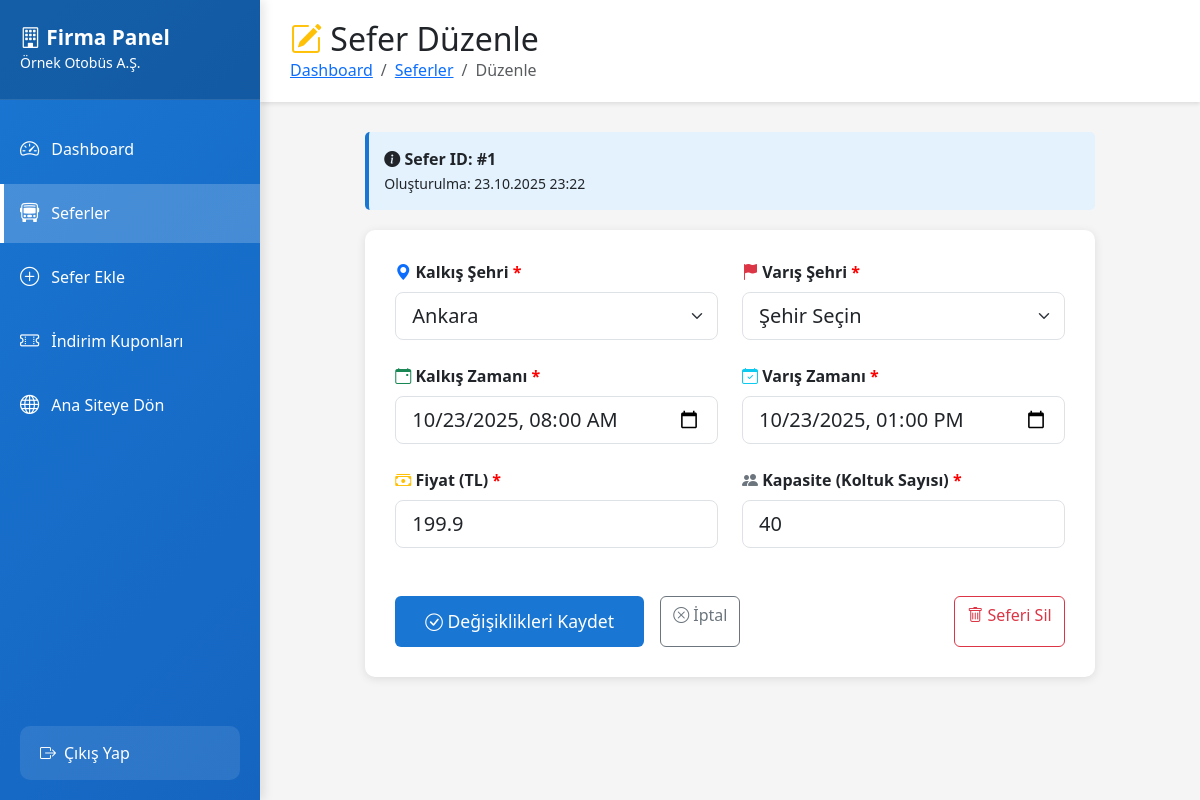
The page /company-admin/edit-trip.php?id=1 (signed in) on the database its author committed.
### tables this page shows
CREATE TABLE Bus_Company (
    id INTEGER PRIMARY KEY AUTOINCREMENT,
    name TEXT UNIQUE NOT NULL,
    logo_path TEXT,
    created_at TIMESTAMP DEFAULT (datetime('now', 'localtime'))
);

CREATE TABLE "Trips" (
	"id"	INTEGER,
	"company_id"	INTEGER NOT NULL,
	"destination_city"	TEXT NOT NULL,
	"arrival_time"	DATETIME NOT NULL,
	"departure_time"	DATETIME NOT NULL,
	"departure_city"	TEXT NOT NULL,
	"price"	INTEGER NOT NULL,
	"capacity"	INTEGER NOT NULL,
	"created_date"	TIMESTAMP DEFAULT (datetime('now', 'localtime')),
	PRIMARY KEY("id" AUTOINCREMENT),
	FOREIGN KEY("company_id") REFERENCES "Bus_Company"("id")
);

### includes/functions.php (called while the page is built, shortened)
<?php
function formatDateTime($dateStr) {
    try {
        $d = new DateTime($dateStr);
        return $d->format('d.m.Y H:i');
    } catch (Exception $e) {
        return $dateStr;
    }
}
?>

### public/company-admin/edit-trip.php (the view, shortened to what this page needs)
<?php
require_once '../../includes/db.php';
require_once '../../includes/functions.php';
$company_id = $_SESSION['company_id'];
$stmt = $db->prepare("SELECT * FROM Bus_Company WHERE id = ?");
$stmt->execute([$company_id]);
$company = $stmt->fetch(PDO::FETCH_ASSOC);
$trip_id = intval($_GET['id']);
$stmt = $db->prepare("SELECT * FROM Trips WHERE id = ? AND company_id = ?");
$stmt->execute([$trip_id, $company_id]);
$trip = $stmt->fetch(PDO::FETCH_ASSOC);
$departure_for_input = date('Y-m-d\TH:i', strtotime($trip['departure_time']));
$arrival_for_input = date('Y-m-d\TH:i', strtotime($trip['arrival_time']));
$cities = [
    'İstanbul', 'Ankara', 'İzmir', 'Antalya', 'Bursa',
    'Adana', 'Gaziantep', 'Konya', 'Kayseri', 'Mersin',
    'Eskişehir', 'Diyarbakır', 'Samsun', 'Denizli', 'Trabzon',
    'Balıkesir', 'Malatya', 'Erzurum', 'Van', 'Batman',
    'Elazığ', 'Kocaeli', 'Manisa', 'Tekirdağ', 'Aydın'
];
sort($cities);
?>
<!DOCTYPE html>
<html lang="tr">
<head>
    <link href="https://cdn.jsdelivr.net/npm/bootstrap@5.3.0/dist/css/bootstrap.min.css" rel="stylesheet">
    <link href="https://cdn.jsdelivr.net/npm/bootstrap-icons@1.10.0/font/bootstrap-icons.css" rel="stylesheet">
</head>
<body>
    <div class="sidebar">
        <div class="sidebar-header">
            <h4><i class="bi bi-building"></i> Firma Panel</h4>
            <small><?php echo htmlspecialchars($company['name']); ?></small>
        </div>
        <ul class="sidebar-menu">
            <li>
                <a href="index.php">
                    <i class="bi bi-speedometer2"></i>
                    <span>Dashboard</span>
                </a>
            </li>
            <li>
                <a href="trips.php" class="active">
                    <i class="bi bi-bus-front"></i>
                    <span>Seferler</span>
                </a>
            </li>
            <li>
                <a href="add-trip.php">
                    <i class="bi bi-plus-circle"></i>
                    <span>Sefer Ekle</span>
                </a>
            </li>
            <li>
                <a href="coupons.php">
                    <i class="bi bi-ticket-perforated"></i>
                    <span>İndirim Kuponları</span>
                </a>
            </li>
            <li>
                <a href="../index.php">
                    <i class="bi bi-globe"></i>
                    <span>Ana Siteye Dön</span>
                </a>
            </li>
        </ul>
        <div class="logout-section">
            <a href="logout.php">
                <i class="bi bi-box-arrow-right me-2"></i>
                <span>Çıkış Yap</span>
            </a>
        </div>
    </div>
    <div class="main-content">
        <div class="top-bar">
            <h2 class="mb-0">
                <i class="bi bi-pencil-square text-warning"></i> Sefer Düzenle
            </h2>
            <nav aria-label="breadcrumb">
                <ol class="breadcrumb mb-0">
                    <li class="breadcrumb-item"><a href="index.php">Dashboard</a></li>
                    <li class="breadcrumb-item"><a href="trips.php">Seferler</a></li>
                    <li class="breadcrumb-item active">Düzenle</li>
                </ol>
            </nav>
        </div>
        <div class="row">
            <div class="col-md-10 mx-auto">
                <div class="info-box">
                    <i class="bi bi-info-circle-fill"></i>
                    <strong>Sefer ID: #<?php echo $trip['id']; ?></strong>
                    <br>
                    <small>
                        Oluşturulma: <?php echo formatDateTime($trip['created_date']); ?>
                    </small>
                </div>
                <div class="form-card">
                    <form method="POST" action="">
                        <div class="row">
                            <div class="col-md-6 mb-4">
                                <label class="form-label fw-bold">
                                    <i class="bi bi-geo-alt-fill text-primary"></i>
                                    Kalkış Şehri <span class="required">*</span>
                                </label>
                                <select class="form-select form-select-lg" name="departure_city" required>
                                    <?php foreach ($cities as $city): ?>
                                        <option value="<?php echo $city; ?>" <?php echo ($trip['departure_city'] === $city) ? 'selected' : ''; ?>>
                                            <?php echo $city; ?>
                                        </option>
                                    <?php endforeach; ?>
                                </select>
                            </div>
                            <div class="col-md-6 mb-4">
                                <label class="form-label fw-bold">
                                    <i class="bi bi-flag-fill text-danger"></i>
                                    Varış Şehri <span class="required">*</span>
                                </label>
                                <select class="form-select form-select-lg" name="destination_city" required>
                                    <option value="">Şehir Seçin</option>
                                </select>
                            </div>
                            <div class="col-md-6 mb-4">
                                <label class="form-label fw-bold">
                                    <i class="bi bi-calendar-event text-success"></i>
                                    Kalkış Zamanı <span class="required">*</span>
                                </label>
                                <input
                                    type="datetime-local"
                                    class="form-control form-control-lg"
                                    name="departure_time"
                                    value="<?php echo $departure_for_input; ?>"
                                    required
                                >
                            </div>
                            <div class="col-md-6 mb-4">
                                <label class="form-label fw-bold">
                                    <i class="bi bi-calendar-check text-info"></i>
                                    Varış Zamanı <span class="required">*</span>
                                </label>
                                <input
                                    type="datetime-local"
                                    class="form-control form-control-lg"
                                    name="arrival_time"
                                    value="<?php echo $arrival_for_input; ?>"
                                    required
                                >
                            </div>
                            <div class="col-md-6 mb-4">
                                <label class="form-label fw-bold">
                                    <i class="bi bi-cash-stack text-warning"></i>
                                    Fiyat (TL) <span class="required">*</span>
                                </label>
                                <input
                                    type="number"
                                    class="form-control form-control-lg"
                                    name="price"
                                    placeholder="Örn: 250.00"
                                    step="0.01"
                                    min="1"
                                    value="<?php echo $trip['price']; ?>"
                                    required
                                >
                            </div>
                            <div class="col-md-6 mb-4">
                                <label class="form-label fw-bold">
                                    <i class="bi bi-people-fill text-secondary"></i>
                                    Kapasite (Koltuk Sayısı) <span class="required">*</span>
                                </label>
                                <input
                                    type="number"
                                    class="form-control form-control-lg"
                                    name="capacity"
                                    placeholder="Örn: 45"
                                    min="1"
                                    max="60"
                                    value="<?php echo $trip['capacity']; ?>"
                                    required
                                >
                            </div>
                        </div>
                        <div class="d-flex gap-3 mt-4">
                            <button type="submit" class="btn btn-admin-primary">
                                <i class="bi bi-check-circle"></i> Değişiklikleri Kaydet
                            </button>
                            <a href="trips.php" class="btn btn-outline-secondary">
                                <i class="bi bi-x-circle"></i> İptal
                            </a>
                            <a href="trips.php?delete=<?php echo $trip['id']; ?>" class="btn btn-outline-danger ms-auto" onclick="return confirm('Bu seferi silmek istediğinize emin misiniz?')">
                                <i class="bi bi-trash"></i> Seferi Sil
                            </a>
                        </div>
                    </form>
                </div>
            </div>
        </div>
    </div>
</body>
</html>

### public/company-admin/edit-trip.php (style rules this page uses)
body { background: #F5F5F5; font-family: 'Segoe UI', Tahoma, Geneva, Verdana, sans-serif; }
.sidebar { position: fixed; top: 0; left: 0; height: 100vh; width: 260px; background: linear-gradient(135deg, #1976D2 0%, #1565C0 100%); color: white; padding: 0; box-shadow: 4px 0 10px rgba(0,0,0,0.1); z-index: 1000; }
.sidebar-header { padding: 25px 20px; background: rgba(0,0,0,0.2); border-bottom: 1px solid rgba(255,255,255,0.1); }
.sidebar-header h4 { margin: 0; font-weight: bold; font-size: 1.3rem; }
.sidebar-menu { list-style: none; padding: 0; margin: 20px 0; }
.sidebar-menu li { margin: 5px 0; }
.sidebar-menu a { display: flex; align-items: center; padding: 15px 20px; color: white; text-decoration: none; transition: all 0.3s; }
.sidebar-menu a:hover, .sidebar-menu a.active { background: rgba(255,255,255,0.2); border-left: 4px solid white; padding-left: 16px; }
.sidebar-menu i { margin-right: 12px; font-size: 1.2rem; }
.main-content { margin-left: 260px; padding: 30px; }
.top-bar { background: white; padding: 20px 30px; margin: -30px -30px 30px -30px; box-shadow: 0 2px 4px rgba(0,0,0,0.1); }
.form-card { background: white; border-radius: 10px; padding: 30px; box-shadow: 0 2px 10px rgba(0,0,0,0.1); }
.btn-admin-primary { background: #1976D2; color: white; border: none; padding: 12px 30px; font-size: 1.1rem; }
.logout-section { position: absolute; bottom: 20px; width: calc(100% - 40px); margin: 0 20px; }
.logout-section a { display: flex; align-items: center; padding: 15px 20px; background: rgba(255,255,255,0.1); border-radius: 10px; color: white; text-decoration: none; transition: all 0.3s; }
.required { color: red; }
.info-box { background: #E3F2FD; border-left: 4px solid #1976D2; padding: 15px; border-radius: 5px; margin-bottom: 20px; }

### rows shown on the page
bus_company: name "Örnek Otobüs A.Ş."
trips: id "1", created_date "23.10.2025 23:22", departure_city "Ankara", departure_time "10/23/2025 08:00", arrival_time "10/23/2025 13:00", price "199.9", capacity "40"
